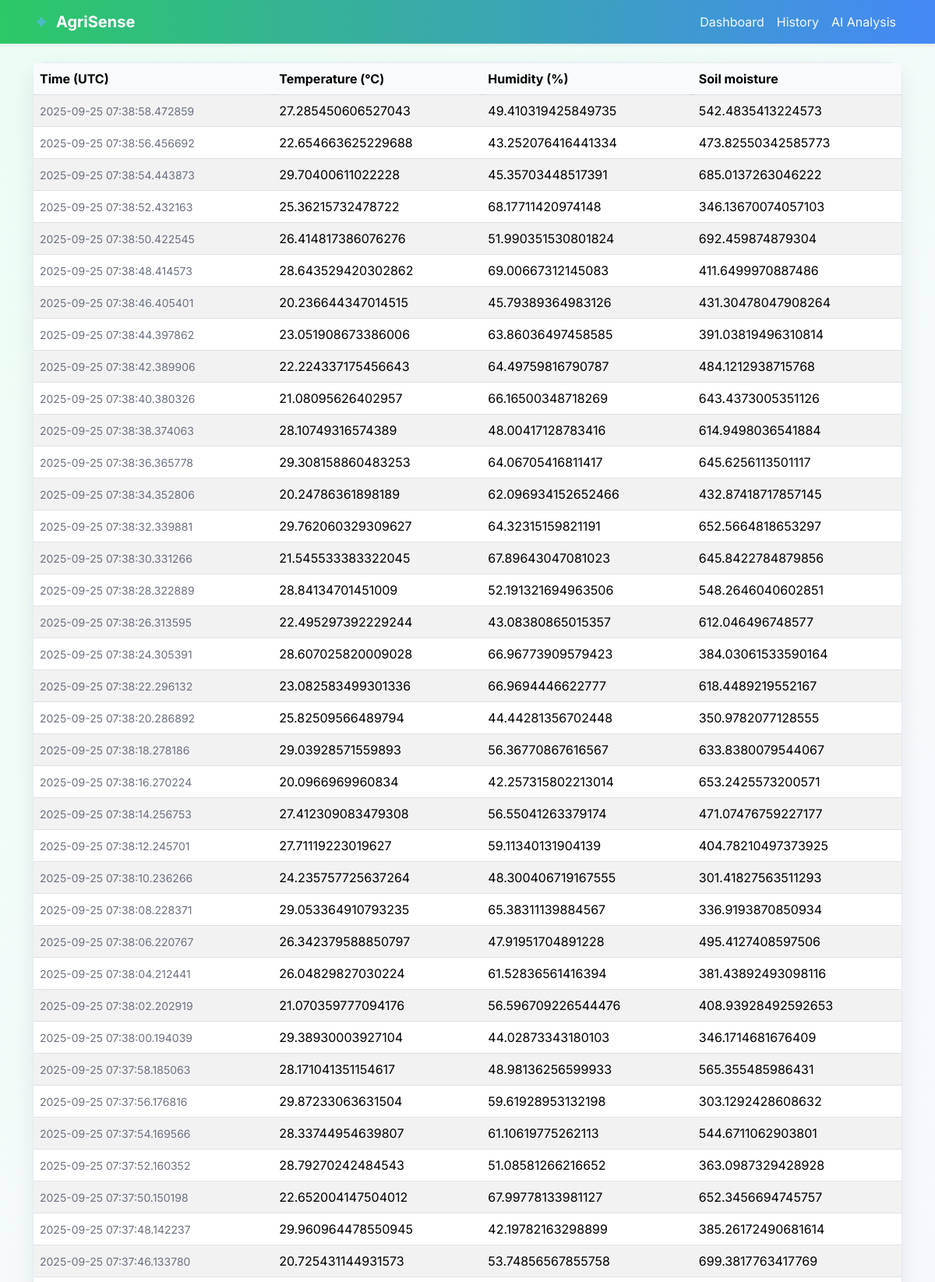
The app's page /history (upper part) with its own data.
### app/models.py (models this page shows, shortened)
class SensorReading(db.Model):
    __tablename__ = "sensor_readings"
    id = db.Column(db.Integer, primary_key=True)
    created_at = db.Column(db.DateTime, default=datetime.utcnow, index=True, nullable=False)
    temperature_c = db.Column(db.Float, nullable=True)
    humidity = db.Column(db.Float, nullable=True)
    soil_moisture = db.Column(db.Float, nullable=True)

### app/views.py (the view)
@bp.route("/history")
def history():
    limit = int(request.args.get("limit", 100))
    readings = get_recent_readings(limit=limit)
    return render_template("history.html", readings=readings)

### app/models.py (called while the page is built)
def get_recent_readings(limit: int = 100):
    return (
        SensorReading.query.order_by(SensorReading.created_at.desc())
        .limit(limit)
        .all()
    )

### templates/history.html (shortened to what this page needs)
{% extends "base.html" %}
{% block content %}
  <div class="card card-premium p-0">
    <div class="table-responsive">
      <table class="table table-striped table-hover align-middle mb-0 table-sticky">
        <thead class="table-light">
          <tr>
            <th scope="col">Time (UTC)</th>
            <th scope="col">Temperature (°C)</th>
            <th scope="col">Humidity (%)</th>
            <th scope="col">Soil moisture</th>
          </tr>
        </thead>
        <tbody>
          {% for r in readings %}
          <tr>
            <td class="text-muted small">{{ r.created_at }}</td>
            <td>{{ r.temperature_c }}</td>
            <td>{{ r.humidity }}</td>
            <td>{{ r.soil_moisture }}</td>
          </tr>
          {% endfor %}
        </tbody>
      </table>
    </div>
  </div>
{% endblock %}

### templates/base.html (shortened to what this page needs)
<!doctype html>
<html lang="en">
  <head>
    <link href="https://cdn.jsdelivr.net/npm/bootstrap@5.3.3/dist/css/bootstrap.min.css" rel="stylesheet">
    <link href="https://cdn.jsdelivr.net/npm/bootstrap-icons@1.11.3/font/bootstrap-icons.css" rel="stylesheet">
    <link href="{{ url_for('static', filename='css/main.css') }}" rel="stylesheet">
  </head>
  <body>
    <nav class="navbar navbar-expand-lg navbar-dark navbar-gradient shadow-sm sticky-top">
      <div class="container-xl">
        <a class="navbar-brand d-flex align-items-center gap-2" href="/">
          <span class="fw-bold">AgriSense</span>
        </a>
        <div class="collapse navbar-collapse" id="navbars">
          <ul class="navbar-nav ms-auto mb-2 mb-lg-0 nav-underline-animated">
            <li class="nav-item"><a class="nav-link" href="/">Dashboard</a></li>
            <li class="nav-item"><a class="nav-link" href="/history">History</a></li>
            <li class="nav-item"><a class="nav-link" href="/analysis">AI Analysis</a></li>
          </ul>
        </div>
      </div>
    </nav>
    <main class="container-xl my-4">
      {% block content %}{% endblock %}
    </main>
  </body>
  </html>

### static/css/main.css (style rules this page uses)
:root { --accent-green: #22c55e; --accent-green-600: #16a34a; --accent-blue: #3b82f6; --accent-blue-600: #2563eb; --accent-red: #ef4444; --bg-grad-start: #ecfdf5; --bg-grad-end: #eff6ff; --surface: #ffffff; --surface-2: #f8fafc; --text: #0f172a; --muted: #6b7280; --border: #e6e9ef; --shadow: 0 10px 30px rgba(15, 23, 42, 0.08); }
* { box-sizing:border-box }
html,body { height:100% }
body { font-family: 'Inter', 'Poppins', system-ui, -apple-system, 'Segoe UI', Roboto, 'Helvetica Neue', Arial, sans-serif; color: var(--text); background: linear-gradient(135deg, var(--bg-grad-start) 0%, #f7fafc 40%, var(--bg-grad-end) 100%); background-attachment: fixed; }
.navbar-gradient { background: linear-gradient(90deg, rgba(34,197,94,0.95), rgba(59,130,246,0.95)); }
.navbar-gradient .navbar-brand, .navbar-gradient .nav-link { color:#fff; }
.navbar-gradient .nav-link { position:relative; opacity:0.95; }
.nav-underline-animated .nav-link::after { content:""; position:absolute; left:0; bottom:-4px; height:2px; width:0; background:#fff; transition:width .25s ease; }
.card-premium { background: var(--surface); border: 1px solid var(--border); border-radius: 16px; box-shadow: var(--shadow); transition: transform .2s ease, box-shadow .2s ease; }
.table-sticky thead th { position: sticky; top: 0; z-index: 1; background: var(--surface-2); backdrop-filter: blur(4px); }
.table-striped tbody tr:nth-of-type(odd) { background-color: rgba(15,23,42,0.02); }
.text-muted { color: var(--muted)!important; }

### records on screen
SensorReading: created_at "2025-09-25 07:38:58.472859", temperature_c "27.285450606527043", humidity "49.410319425849735", soil_moisture "542.4835413224573"
SensorReading: created_at "2025-09-25 07:38:56.456692", temperature_c "22.654663625229688", humidity "43.252076416441334", soil_moisture "473.82550342585773"
SensorReading: created_at "2025-09-25 07:38:54.443873", temperature_c "29.70400611022228", humidity "45.35703448517391", soil_moisture "685.0137263046222"
SensorReading: created_at "2025-09-25 07:38:52.432163", temperature_c "25.36215732478722", humidity "68.17711420974148", soil_moisture "346.13670074057103"
SensorReading: created_at "2025-09-25 07:38:50.422545", temperature_c "26.414817386076276", humidity "51.990351530801824", soil_moisture "692.459874879304"
SensorReading: created_at "2025-09-25 07:38:48.414573", temperature_c "28.643529420302862", humidity "69.00667312145083", soil_moisture "411.6499970887486"
SensorReading: created_at "2025-09-25 07:38:46.405401", temperature_c "20.236644347014515", humidity "45.79389364983126", soil_moisture "431.30478047908264"
SensorReading: created_at "2025-09-25 07:38:44.397862", temperature_c "23.051908673386006", humidity "63.86036497458585", soil_moisture "391.03819496310814"
SensorReading: created_at "2025-09-25 07:38:42.389906", temperature_c "22.224337175456643", humidity "64.49759816790787", soil_moisture "484.1212938715768"
SensorReading: created_at "2025-09-25 07:38:40.380326", temperature_c "21.08095626402957", humidity "66.16500348718269", soil_moisture "643.4373005351126"
SensorReading: created_at "2025-09-25 07:38:38.374063", temperature_c "28.10749316574389", humidity "48.00417128783416", soil_moisture "614.9498036541884"
SensorReading: created_at "2025-09-25 07:38:36.365778", temperature_c "29.308158860483253", humidity "64.06705416811417", soil_moisture "645.6256113501117"
SensorReading: created_at "2025-09-25 07:38:34.352806", temperature_c "20.24786361898189", humidity "62.096934152652466", soil_moisture "432.87418717857145"
SensorReading: created_at "2025-09-25 07:38:32.339881", temperature_c "29.762060329309627", humidity "64.32315159821191", soil_moisture "652.5664818653297"
SensorReading: created_at "2025-09-25 07:38:30.331266", temperature_c "21.545533383322045", humidity "67.89643047081023", soil_moisture "645.8422784879856"
SensorReading: created_at "2025-09-25 07:38:28.322889", temperature_c "28.84134701451009", humidity "52.191321694963506", soil_moisture "548.2646040602851"
SensorReading: created_at "2025-09-25 07:38:26.313595", temperature_c "22.495297392229244", humidity "43.08380865015357", soil_moisture "612.046496748577"
SensorReading: created_at "2025-09-25 07:38:24.305391", temperature_c "28.607025820009028", humidity "66.96773909579423", soil_moisture "384.03061533590164"
SensorReading: created_at "2025-09-25 07:38:22.296132", temperature_c "23.082583499301336", humidity "66.9694446622777", soil_moisture "618.4489219552167"
SensorReading: created_at "2025-09-25 07:38:20.286892", temperature_c "25.82509566489794", humidity "44.44281356702448", soil_moisture "350.9782077128555"
SensorReading: created_at "2025-09-25 07:38:18.278186", temperature_c "29.03928571559893", humidity "56.36770867616567", soil_moisture "633.8380079544067"
SensorReading: created_at "2025-09-25 07:38:16.270224", temperature_c "20.0966969960834", humidity "42.257315802213014", soil_moisture "653.2425573200571"
SensorReading: created_at "2025-09-25 07:38:14.256753", temperature_c "27.412309083479308", humidity "56.55041263379174", soil_moisture "471.07476759227177"
SensorReading: created_at "2025-09-25 07:38:12.245701", temperature_c "27.71119223019627", humidity "59.11340131904139", soil_moisture "404.78210497373925"
SensorReading: created_at "2025-09-25 07:38:10.236266", temperature_c "24.235757725637264", humidity "48.300406719167555", soil_moisture "301.41827563511293"
SensorReading: created_at "2025-09-25 07:38:08.228371", temperature_c "29.053364910793235", humidity "65.38311139884567", soil_moisture "336.9193870850934"
SensorReading: created_at "2025-09-25 07:38:06.220767", temperature_c "26.342379588850797", humidity "47.91951704891228", soil_moisture "495.4127408597506"
SensorReading: created_at "2025-09-25 07:38:04.212441", temperature_c "26.04829827030224", humidity "61.52836561416394", soil_moisture "381.43892493098116"
SensorReading: created_at "2025-09-25 07:38:02.202919", temperature_c "21.070359777094176", humidity "56.596709226544476", soil_moisture "408.93928492592653"
SensorReading: created_at "2025-09-25 07:38:00.194039", temperature_c "29.38930003927104", humidity "44.02873343180103", soil_moisture "346.1714681676409"
SensorReading: created_at "2025-09-25 07:37:58.185063", temperature_c "28.171041351154617", humidity "48.98136256599933", soil_moisture "565.355485986431"
SensorReading: created_at "2025-09-25 07:37:56.176816", temperature_c "29.87233063631504", humidity "59.61928953132198", soil_moisture "303.1292428608632"
SensorReading: created_at "2025-09-25 07:37:54.169566", temperature_c "28.33744954639807", humidity "61.10619775262113", soil_moisture "544.6711062903801"
SensorReading: created_at "2025-09-25 07:37:52.160352", temperature_c "28.79270242484543", humidity "51.08581266216652", soil_moisture "363.0987329428928"
SensorReading: created_at "2025-09-25 07:37:50.150198", temperature_c "22.652004147504012", humidity "67.99778133981127", soil_moisture "652.3456694745757"
SensorReading: created_at "2025-09-25 07:37:48.142237", temperature_c "29.960964478550945", humidity "42.19782163298899", soil_moisture "385.26172490681614"
SensorReading: created_at "2025-09-25 07:37:46.133780", temperature_c "20.725431144931573", humidity "53.74856567855758", soil_moisture "699.3817763417769"
